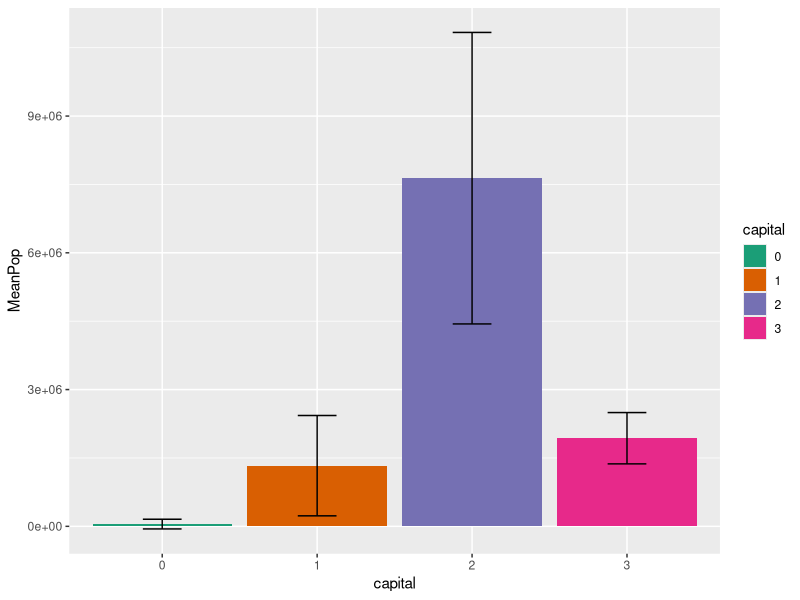
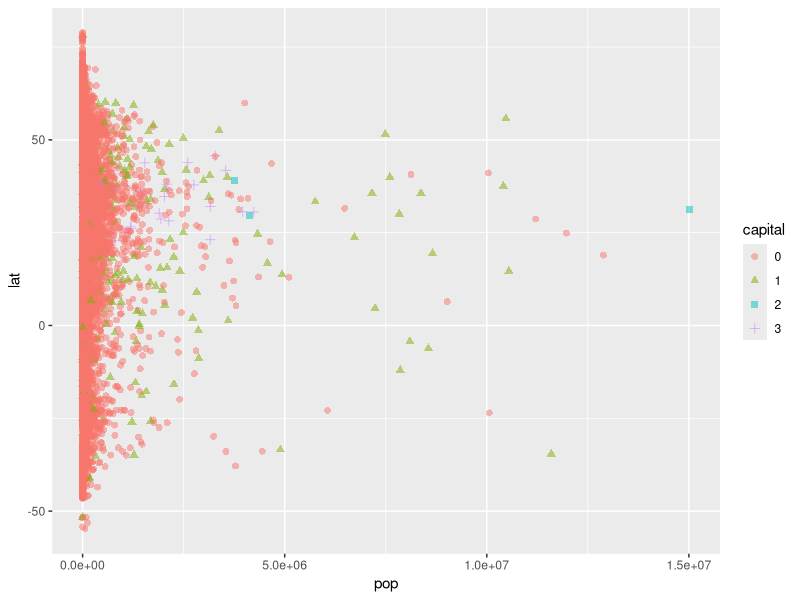
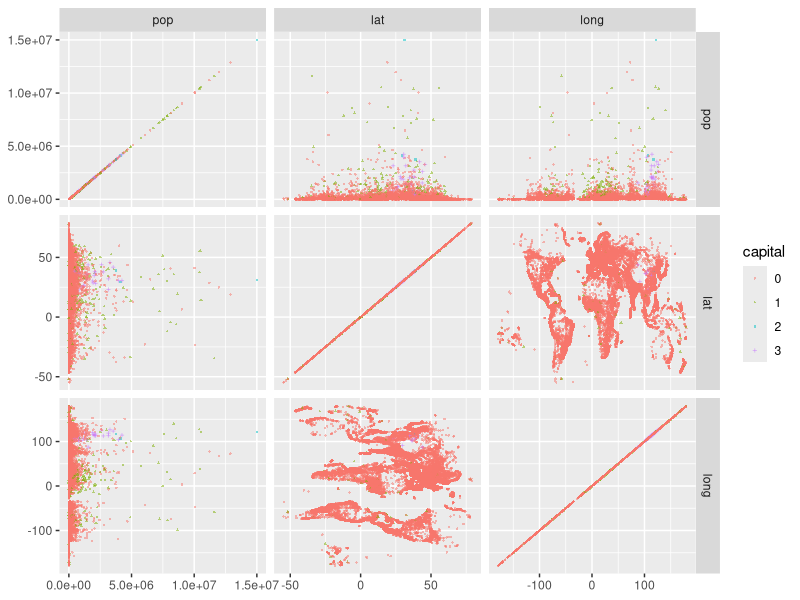
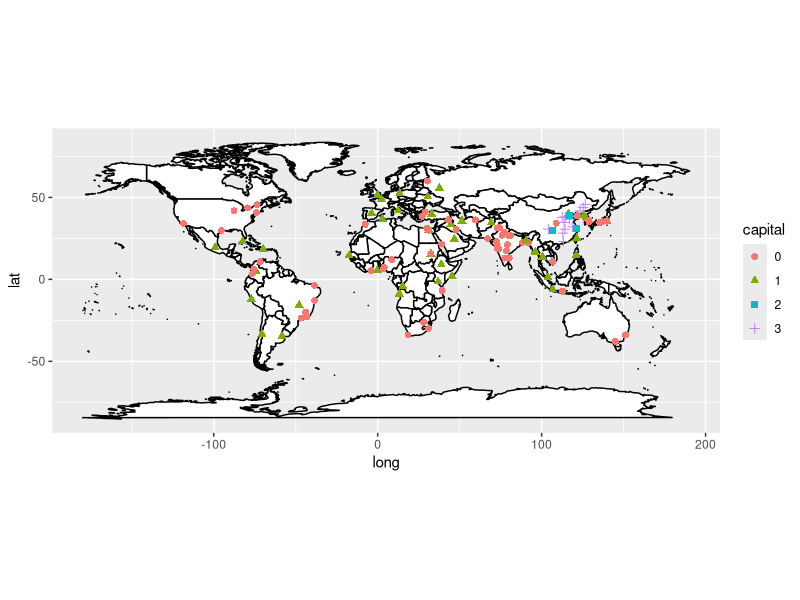
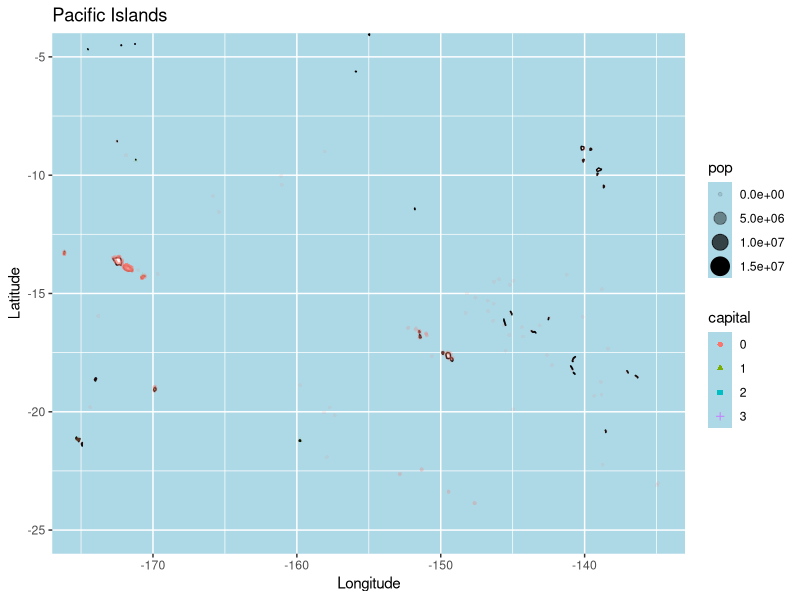
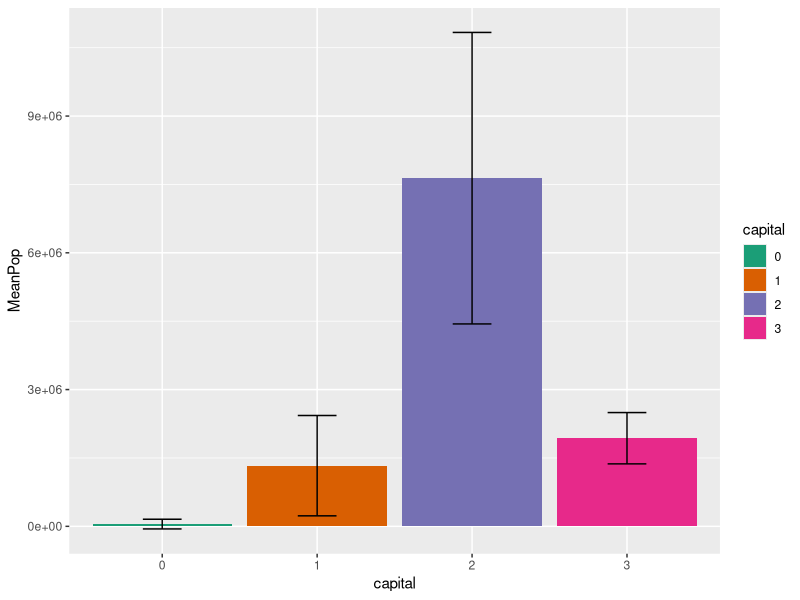
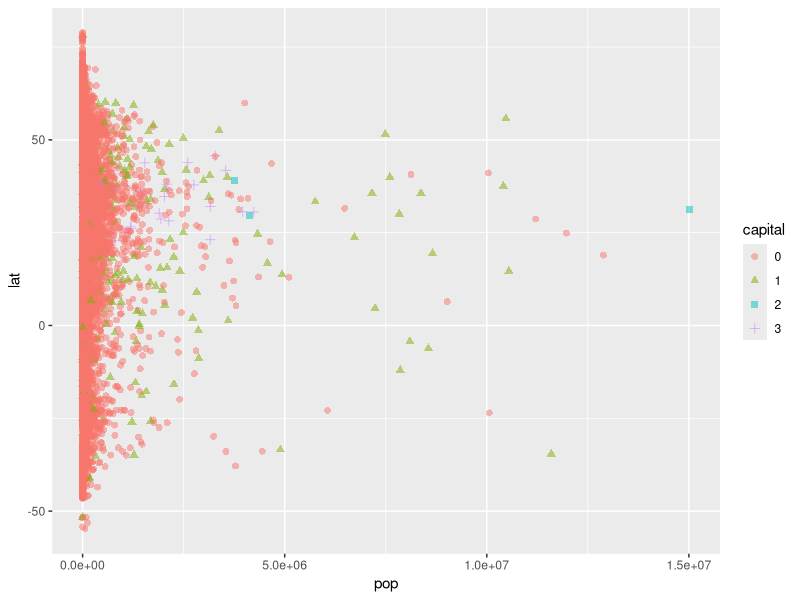
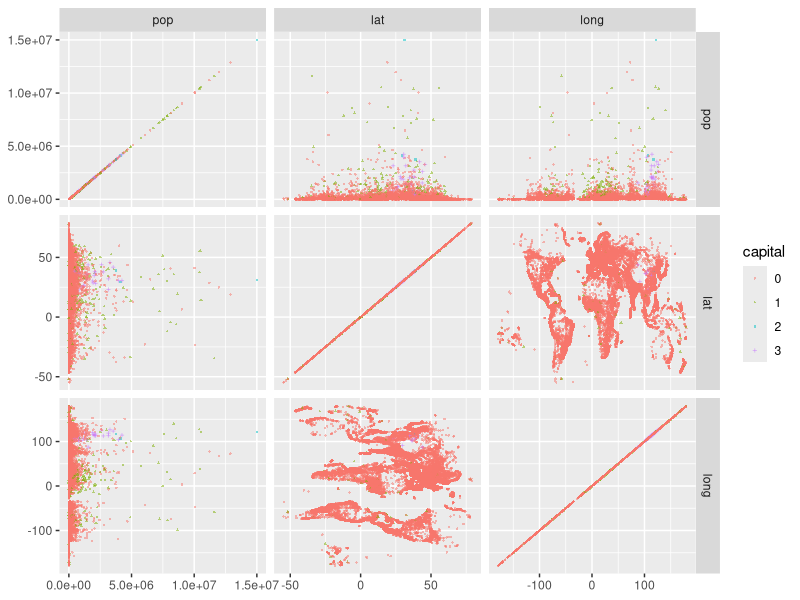

Here is the R script that generated these plots, in order:
library("tidyverse")
library("ggforce")
library("maps")

# Get the data for cities of the world
cities <- as_tibble(world.cities)

# Convert the capital column to the factor type
cities <- cities %>% mutate(capital = as.factor(capital))

# Generate stats for the average population and standard deviation based on capital status
city_stats <- cities %>% group_by(capital) %>%
  summarize(MeanPop = mean(pop), SDPop = sd(pop))

# Generate and display bar plot
bar_plot <- ggplot(city_stats, aes(x = capital, y = MeanPop, fill = capital)) +
  geom_col() +
  geom_errorbar(aes(ymin = MeanPop - SDPop/2, ymax = MeanPop + SDPop/2), width = 0.25) +
  scale_fill_brewer(palette = "Dark2")

print(bar_plot) # Display plot in RStudio
ggsave("bar_plot.png", plot = bar_plot, width = 8, height = 6, dpi = 300)

# Generate and display scatter plot
scatter_plot <- ggplot(cities, aes(x = pop, y = lat, color = capital, shape = capital)) +
  geom_point(size = 2, alpha = .5)

print(scatter_plot)
ggsave("scatter_plot.png", plot = scatter_plot, width = 8, height = 6, dpi = 300)

# Generate and display facet matrix plot
facet_matrix_plot <- ggplot(cities, aes(x = .panel_x, y = .panel_y, color = capital, shape = capital)) +
  geom_point(size = .5, alpha = .5) +
  facet_matrix(vars(pop, lat, long))

print(facet_matrix_plot)
ggsave("facet_matrix_plot.png", plot = facet_matrix_plot, width = 10, height = 6, dpi = 300)

# Generate and display world map
world_map_plot <- ggplot() + 
  geom_polygon(data = map_data("world"), aes(x = long, y = lat, group = group), fill = "white", color = "black") + 
  geom_point(data = filter(cities, pop > 2000000), aes(x = long, y = lat, shape = capital, color = capital), size = 2) +
  coord_fixed()

print(world_map_plot)
ggsave("world_map_plot.png", plot = world_map_plot, width = 10, height = 6, dpi = 300)

# Generate and display Pacific Islands map
pacific_map_plot <- ggplot() + 
  geom_polygon(data = map_data("world"), aes(x = long, y = lat, group = group), fill = "white", color = "black") + 
  geom_point(data = cities, aes(x = long, y = lat, shape = capital, color = capital, alpha = pop, size = pop)) +
  coord_cartesian(xlim = c(-175,-135), ylim = c(-25,-5)) +
  labs(title = "Pacific Islands", x = "Longitude", y = "Latitude") +
  theme(panel.background = element_rect(fill = "lightblue"))

print(pacific_map_plot)
ggsave("pacific_map_plot.png", plot = pacific_map_plot, width = 10, height = 6, dpi = 300)
